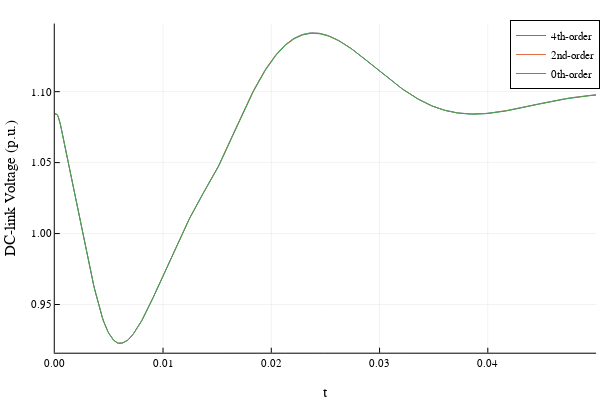

Notebook code cell kept with this figure:
### Markdown cell above
## Plotting DC-voltage for all three models

### Code cell
plot(sol_4th_nonopt, vars=(0,13), label="4th-order", ylabel="DC-link Voltage (p.u.)")
plot!(sol_2nd_nonopt, vars=(0,13), label="2nd-order")
plot!(sol_0th_nonopt, vars=(0,13), label="0th-order")

### Figure 1 — Plotly figure (JSON) as saved in the notebook; plotly's stock layout.template omitted (floating-point values rounded to 4 significant figures; data arrays with more than 128 entries replaced by an {"elided": "..."} marker saying what was removed)
{"data": [{"colorbar": {"title": ""}, "legendgroup": "4th-order", "line": {"color": "rgba(0, 154, 250, 1.000)", "dash": "solid", "shape": "linear", "width": 1}, "mode": "lines", "name": "4th-order", "showlegend": true, "type": "scatter", "x": {"elided": "501 float values"}, "xaxis": "x1", "y": {"elided": "501 float values"}, "yaxis": "y1", "zmax": null, "zmin": null}, {"colorbar": {"title": ""}, "legendgroup": "2nd-order", "line": {"color": "rgba(227, 111, 71, 1.000)", "dash": "solid", "shape": "linear", "width": 1}, "mode": "lines", "name": "2nd-order", "showlegend": true, "type": "scatter", "x": {"elided": "501 float values"}, "xaxis": "x1", "y": {"elided": "501 float values"}, "yaxis": "y1", "zmax": null, "zmin": null}, {"colorbar": {"title": ""}, "legendgroup": "0th-order", "line": {"color": "rgba(62, 164, 78, 1.000)", "dash": "solid", "shape": "linear", "width": 1}, "mode": "lines", "name": "0th-order", "showlegend": true, "type": "scatter", "x": {"elided": "501 float values"}, "xaxis": "x1", "y": {"elided": "501 float values"}, "yaxis": "y1", "zmax": null, "zmin": null}], "layout": {"annotations": [], "height": 400, "legend": {"bgcolor": "rgba(255, 255, 255, 1.000)", "bordercolor": "rgba(0, 0, 0, 1.000)", "borderwidth": 1, "font": {"color": "rgba(0, 0, 0, 1.000)", "family": "sans-serif", "size": 11}, "tracegroupgap": 0, "traceorder": "normal", "x": 1, "xanchor": "auto", "y": 1, "yanchor": "auto"}, "margin": {"b": 20, "l": 0, "r": 0, "t": 20}, "paper_bgcolor": "rgba(255, 255, 255, 1.000)", "plot_bgcolor": "rgba(255, 255, 255, 1.000)", "showlegend": true, "width": 600, "xaxis": {"anchor": "y1", "domain": [0.09128, 0.9934], "gridcolor": "rgba(0, 0, 0, 0.100)", "gridwidth": 0.5, "linecolor": "rgba(0, 0, 0, 1.000)", "mirror": false, "range": [0, 0.05], "showgrid": true, "showline": true, "showticklabels": true, "tickangle": 0, "tickcolor": "rgb(0, 0, 0)", "tickfont": {"color": "rgba(0, 0, 0, 1.000)", "family": "sans-serif", "size": 11}, "tickmode": "array", "ticks": "inside", "ticktext": ["0.00", "0.01", "0.02", "0.03", "0.04", "0.05"], "tickvals": [0, 0.01, 0.02, 0.03, 0.04, 0.05], "title": "t", "titlefont": {"color": "rgba(0, 0, 0, 1.000)", "family": "sans-serif", "size": 15}, "type": "-", "visible": true, "zeroline": false, "zerolinecolor": "rgba(0, 0, 0, 1.000)"}, "yaxis": {"anchor": "x1", "domain": [0.07581, 0.9902], "gridcolor": "rgba(0, 0, 0, 0.100)", "gridwidth": 0.5, "linecolor": "rgba(0, 0, 0, 1.000)", "mirror": false, "range": [0.916, 1.148], "showgrid": true, "showline": true, "showticklabels": true, "tickangle": 0, "tickcolor": "rgb(0, 0, 0)", "tickfont": {"color": "rgba(0, 0, 0, 1.000)", "family": "sans-serif", "size": 11}, "tickmode": "array", "ticks": "inside", "ticktext": ["0.95", "1.00", "1.05", "1.10"], "tickvals": [0.95, 1, 1.05, 1.1], "title": "DC-link Voltage (p.u.)", "titlefont": {"color": "rgba(0, 0, 0, 1.000)", "family": "sans-serif", "size": 15}, "type": "-", "visible": true, "zeroline": false, "zerolinecolor": "rgba(0, 0, 0, 1.000)"}}}
